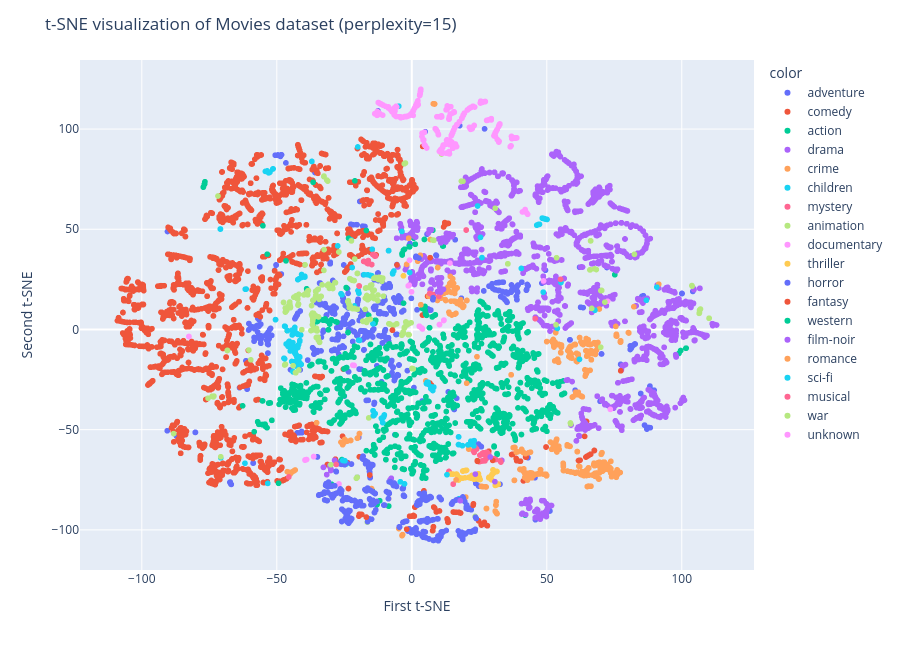

The code cell stored with this chart in its notebook:
### Code cell
genre_labels = movies['genres'].apply(lambda x: x[0] if len(x) > 0 else 'unknown').values

fig = px.scatter(x=features_tsne[:, 0], y=features_tsne[:, 1], color=genre_labels, width=900, height=650)
fig.update_layout(
    title='t-SNE visualization of Movies dataset (perplexity=15)',
    xaxis_title='First t-SNE',
    yaxis_title='Second t-SNE',
)
fig.show()

### Figure 1 — Plotly figure (JSON) as saved in the notebook; plotly's stock layout.template omitted (floating-point values rounded to 4 significant figures; data arrays with more than 128 entries replaced by an {"elided": "..."} marker saying what was removed)
{"data": [{"hovertemplate": "color=adventure<br>x=%{x}<br>y=%{y}<extra></extra>", "legendgroup": "adventure", "marker": {"color": "#636efa", "symbol": "circle"}, "mode": "markers", "name": "adventure", "showlegend": true, "type": "scattergl", "x": {"elided": "652 float values"}, "xaxis": "x", "y": {"elided": "652 float values"}, "yaxis": "y"}, {"hovertemplate": "color=comedy<br>x=%{x}<br>y=%{y}<extra></extra>", "legendgroup": "comedy", "marker": {"color": "#EF553B", "symbol": "circle"}, "mode": "markers", "name": "comedy", "showlegend": true, "type": "scattergl", "x": {"elided": "2776 float values"}, "xaxis": "x", "y": {"elided": "2776 float values"}, "yaxis": "y"}, {"hovertemplate": "color=action<br>x=%{x}<br>y=%{y}<extra></extra>", "legendgroup": "action", "marker": {"color": "#00cc96", "symbol": "circle"}, "mode": "markers", "name": "action", "showlegend": true, "type": "scattergl", "x": {"elided": "1828 float values"}, "xaxis": "x", "y": {"elided": "1828 float values"}, "yaxis": "y"}, {"hovertemplate": "color=drama<br>x=%{x}<br>y=%{y}<extra></extra>", "legendgroup": "drama", "marker": {"color": "#ab63fa", "symbol": "circle"}, "mode": "markers", "name": "drama", "showlegend": true, "type": "scattergl", "x": {"elided": "2218 float values"}, "xaxis": "x", "y": {"elided": "2218 float values"}, "yaxis": "y"}, {"hovertemplate": "color=crime<br>x=%{x}<br>y=%{y}<extra></extra>", "legendgroup": "crime", "marker": {"color": "#FFA15A", "symbol": "circle"}, "mode": "markers", "name": "crime", "showlegend": true, "type": "scattergl", "x": {"elided": "534 float values"}, "xaxis": "x", "y": {"elided": "534 float values"}, "yaxis": "y"}, {"hovertemplate": "color=children<br>x=%{x}<br>y=%{y}<extra></extra>", "legendgroup": "children", "marker": {"color": "#19d3f3", "symbol": "circle"}, "mode": "markers", "name": "children", "showlegend": true, "type": "scattergl", "x": {"elided": "197 float values"}, "xaxis": "x", "y": {"elided": "197 float values"}, "yaxis": "y"}, {"hovertemplate": "color=mystery<br>x=%{x}<br>y=%{y}<extra></extra>", "legendgroup": "mystery", "marker": {"color": "#FF6692", "symbol": "circle"}, "mode": "markers", "name": "mystery", "showlegend": true, "type": "scattergl", "x": [24.02, 28.01, 23.11, 27.86, 27.86, 27.97, 7.691, 6.681, 26.41, 6.624, 7.872, 26.72, 32.76, 28.45, 27.75, 30.61, 27.18, 27.83, 30.32, 15.34, 30.91, 26.52, 15.34, 22.82, 32.78, 30.51, 25.86, 33.0, 27.4, 26.44, 27.09, 10.03, 25.58, 10.06, 27.68, 31.1, 23.93, 26.24, 26.58, 23.35, 24.98, 26.13, 13.95, 13.76, 55.09, -14.34, 25.27, 25.21], "xaxis": "x", "y": [-59.7, -61.6, -61.34, -62.88, -62.88, -61.53, 17.08, 17.94, -65.4, 17.93, 17.23, -65.52, -65.55, -62.31, -64.25, -64.66, -64.87, -61.34, -65.02, -77.16, -64.81, -65.61, -77.17, -60.59, -65.6, -64.48, -65.65, -66.16, -64.66, -62.27, -65.57, 16.54, -65.81, 16.47, -61.29, -64.89, -59.53, -61.85, -61.51, -58.64, -65.98, -61.83, -71.25, -70.84, 25.0, -43.11, -62.68, -62.76], "yaxis": "y"}, {"hovertemplate": "color=animation<br>x=%{x}<br>y=%{y}<extra></extra>", "legendgroup": "animation", "marker": {"color": "#B6E880", "symbol": "circle"}, "mode": "markers", "name": "animation", "showlegend": true, "type": "scattergl", "x": {"elided": "297 float values"}, "xaxis": "x", "y": {"elided": "297 float values"}, "yaxis": "y"}, {"hovertemplate": "color=documentary<br>x=%{x}<br>y=%{y}<extra></extra>", "legendgroup": "documentary", "marker": {"color": "#FF97FF", "symbol": "circle"}, "mode": "markers", "name": "documentary", "showlegend": true, "type": "scattergl", "x": {"elided": "385 float values"}, "xaxis": "x", "y": {"elided": "385 float values"}, "yaxis": "y"}, {"hovertemplate": "color=thriller<br>x=%{x}<br>y=%{y}<extra></extra>", "legendgroup": "thriller", "marker": {"color": "#FECB52", "symbol": "circle"}, "mode": "markers", "name": "thriller", "showlegend": true, "type": "scattergl", "x": [22.7, 22.58, 19.69, 28.6, 24.75, 29.15, 23.85, 22.28, 25.01, 17.31, 28.5, 28.92, 24.89, 18.07, 24.93, 29.68, 30.29, 30.08, 30.5, 31.56, -3.085, -3.089, 29.25, 24.84, 30.1, 31.19, 22.35, 30.02, 25.01, 24.65, 30.33, 17.33, 21.97, 31.23, 21.67, 18.86, 29.32, 22.66, 29.4, 17.33, 24.54, 23.04, 21.94, 21.07, 17.91, 23.03, 24.51, 17.85, 29.81, 29.61, 24.68, 24.51, 21.86, 25.3, 23.17, 22.96, 16.83, 31.26, 16.65, 31.26, 32.01, 20.02, 31.28, 15.22, 15.22, 19.99, 15.21, 15.21, 15.2, 31.53, 16.56, 18.91, 30.91, 19.22, 15.22, 20.28, 31.3, 32.05, 14.38, 32.05, 18.91, 16.54, 19.93], "xaxis": "x", "y": [-72.98, -72.99, -74.02, -73.72, -73.3, -74.02, -72.68, -72.82, -73.8, -74.85, -74.01, -73.66, -73.93, -74.21, -74.13, -72.4, -70.95, -70.07, -70.66, -70.85, 26.78, 26.79, -74.58, -74.28, -70.05, -70.98, -73.76, -71.78, -74.31, -72.36, -71.56, -74.71, -73.81, -70.96, -73.77, -74.18, -74.75, -74.11, -73.11, -75.13, -72.12, -74.44, -73.92, -73.86, -74.07, -74.53, -74.66, -74.0, -72.35, -75.04, -71.99, -74.66, -74.17, -74.89, -74.69, -74.69, -72.61, -77.57, -72.34, -77.57, -77.15, -70.38, -77.59, -72.2, -72.2, -70.36, -72.19, -72.19, -72.18, -77.46, -72.2, -70.66, -77.81, -70.55, -72.2, -70.26, -77.61, -77.19, -72.12, -77.19, -70.65, -72.16, -70.34], "yaxis": "y"}, {"hovertemplate": "color=horror<br>x=%{x}<br>y=%{y}<extra></extra>", "legendgroup": "horror", "marker": {"color": "#636efa", "symbol": "circle"}, "mode": "markers", "name": "horror", "showlegend": true, "type": "scattergl", "x": {"elided": "468 float values"}, "xaxis": "x", "y": {"elided": "468 float values"}, "yaxis": "y"}, {"hovertemplate": "color=fantasy<br>x=%{x}<br>y=%{y}<extra></extra>", "legendgroup": "fantasy", "marker": {"color": "#EF553B", "symbol": "circle"}, "mode": "markers", "name": "fantasy", "showlegend": true, "type": "scattergl", "x": [-16.84, -18.92, 6.673, 9.104, 9.246, -16.86, 22.72, 9.449, -48.77, 29.97, -19.41, -23.46, 8.313, 9.239, 7.263, -23.45, -13.19, 6.793, 4.406, 8.122, 8.44, -25.37, -19.21, 64.03, 3.96, 7.79, 24.26, -5.478, -18.54, -13.56, -1.899, 77.39, 22.83, 22.74, -19.61, 7.732, 7.687, -7.169, 24.3, -7.185, -25.65, -15.55], "xaxis": "x", "y": [-93.64, -92.36, -26.74, -91.07, -90.81, -93.62, -87.55, -90.68, -64.98, -65.33, -92.14, -79.36, -88.86, -90.82, -27.73, -79.37, 37.19, 35.82, 7.417, -88.6, -89.01, -19.79, -92.5, -53.35, 7.162, -100.4, -65.47, 32.19, -92.31, 45.46, -99.66, -20.63, -87.0, -87.71, -93.17, -100.4, -100.4, -0.3087, -65.8, -0.3556, -53.29, -72.63], "yaxis": "y"}, {"hovertemplate": "color=western<br>x=%{x}<br>y=%{y}<extra></extra>", "legendgroup": "western", "marker": {"color": "#00cc96", "symbol": "circle"}, "mode": "markers", "name": "western", "showlegend": true, "type": "scattergl", "x": [-25.0, -25.01, -25.11, 5.477, 3.881, 5.17, 5.128, 5.122, 3.831, 4.897, 4.021, 3.862, 4.472, 5.369, 5.106, 4.96, 6.586, 5.236, -24.45, 4.904, 6.554, 6.528, -24.13], "xaxis": "x", "y": [-19.58, -19.56, -19.71, 7.037, 10.56, 7.581, 7.707, 7.594, 10.52, 9.269, 10.68, 10.55, 11.09, 7.272, 8.049, 9.442, 0.8776, 7.685, -19.18, 11.47, 0.8449, 0.8339, -19.01], "yaxis": "y"}, {"hovertemplate": "color=film-noir<br>x=%{x}<br>y=%{y}<extra></extra>", "legendgroup": "film-noir", "marker": {"color": "#ab63fa", "symbol": "circle"}, "mode": "markers", "name": "film-noir", "showlegend": true, "type": "scattergl", "x": [23.54, 10.75, 10.37, 9.534, 11.66, 9.536, 17.95, 11.72, 29.06, 11.71, 10.39, 30.79], "xaxis": "x", "y": [-72.19, 18.63, 21.03, 18.87, 20.0, 18.89, -85.46, 20.05, -63.64, 20.04, 21.82, -75.96], "yaxis": "y"}, {"hovertemplate": "color=romance<br>x=%{x}<br>y=%{y}<extra></extra>", "legendgroup": "romance", "marker": {"color": "#FFA15A", "symbol": "circle"}, "mode": "markers", "name": "romance", "showlegend": true, "type": "scattergl", "x": [-25.15, 6.855, -22.64, -25.61, -22.64, -22.63, -23.92, -25.15, -45.07, 25.79, -25.11, -25.24, -22.64, -43.67, 3.352, -44.24, -26.24, -43.2, 16.4, -20.18, 25.86, -45.0, 3.354, 27.54, -19.39, 27.35, -24.61, -8.602, -20.05, -19.39, -23.92, -25.23, 21.08, 26.42, 21.06, -24.87, -45.45, -45.43], "xaxis": "x", "y": [-56.41, 44.89, -55.38, -57.52, -55.38, -55.38, -55.71, -56.39, -72.2, -78.31, -56.3, -56.38, -55.38, -70.54, 12.3, -71.04, -56.22, -70.12, -75.07, -54.29, -78.33, -71.76, 12.34, -78.57, -51.96, -78.55, -55.43, 39.4, -54.18, -51.97, -55.71, -56.11, -59.67, -78.46, -59.66, -54.87, -71.4, -71.3], "yaxis": "y"}, {"hovertemplate": "color=sci-fi<br>x=%{x}<br>y=%{y}<extra></extra>", "legendgroup": "sci-fi", "marker": {"color": "#19d3f3", "symbol": "circle"}, "mode": "markers", "name": "sci-fi", "showlegend": true, "type": "scattergl", "x": [18.69, 18.77, 5.468, -13.98, -4.256, -25.52, -11.16, -10.23, 21.89, 17.44, -13.56, -8.58, -8.593, -2.718, 17.34, -8.584, 17.33, 5.972, -25.49, -4.247, 5.447, 5.689, -10.8, -25.54, 21.93, -14.22, 17.3, -11.08, 6.166, -10.3, 7.119, 7.321, 22.64, 20.77, 7.074, 13.02, 22.47, 22.97, -2.708, -10.46, 7.774, 7.081, 23.06, 20.9, -11.19, 21.84, -10.73, 22.21, -24.77, 8.152, 7.321, -13.72, -10.16, 23.09, 7.386, 17.34, -11.26, 23.01, 7.272, 21.85, 21.85], "xaxis": "x", "y": [-57.96, -57.97, -26.91, -42.9, -76.03, -65.33, -44.28, -42.83, -55.74, -57.48, -42.01, 39.27, 39.31, -77.05, -53.62, 39.29, -53.6, -26.31, -65.34, -76.01, -27.06, -26.28, -46.4, -65.32, -56.35, -43.03, -57.44, -44.75, -27.44, -43.1, -28.56, -28.9, -55.72, -57.59, -29.46, -72.47, -56.3, -58.07, -77.05, -43.78, -30.47, -29.61, -55.5, -57.56, -44.29, -56.97, -46.57, -56.83, -65.54, -28.76, -28.9, -42.22, -42.65, -55.49, -29.44, -57.45, -44.3, -55.65, -29.55, -57.14, -57.15], "yaxis": "y"}, {"hovertemplate": "color=musical<br>x=%{x}<br>y=%{y}<extra></extra>", "legendgroup": "musical", "marker": {"color": "#FF6692", "symbol": "circle"}, "mode": "markers", "name": "musical", "showlegend": true, "type": "scattergl", "x": [-13.67, -16.23, -16.29, -16.59, -13.65, -17.83, -19.48, -13.4, -16.09, -28.01, -16.08, 20.15, -14.84, -14.84, 45.69, -16.22, -45.55, -16.6, -14.46, -17.65, -13.77, -19.49, 20.15], "xaxis": "x", "y": [36.79, 34.26, 32.88, 33.1, 37.01, 33.96, 21.68, 36.65, 34.4, -67.35, 32.8, 49.61, 32.4, 32.39, 5.413, 32.92, -73.61, 33.42, 37.4, 33.94, 36.62, 21.62, 49.61], "yaxis": "y"}, {"hovertemplate": "color=war<br>x=%{x}<br>y=%{y}<extra></extra>", "legendgroup": "war", "marker": {"color": "#B6E880", "symbol": "circle"}, "mode": "markers", "name": "war", "showlegend": true, "type": "scattergl", "x": [8.14, 8.16, 7.787, 71.52], "xaxis": "x", "y": [44.49, 44.49, 44.63, 13.62], "yaxis": "y"}, {"hovertemplate": "color=unknown<br>x=%{x}<br>y=%{y}<extra></extra>", "legendgroup": "unknown", "marker": {"color": "#FF97FF", "symbol": "circle"}, "mode": "markers", "name": "unknown", "showlegend": true, "type": "scattergl", "x": [-0.1095, -36.34, 3.802, -36.34, -82.56, -21.83, -21.82, 3.964, 3.624, 11.91, -21.37, -0.1119, 2.881, 3.622, -82.53, -21.82, 2.77, 2.881, 10.27, 11.83, 11.88, -21.81, 2.883, 10.25, -21.37], "xaxis": "x", "y": [18.76, -63.43, 0.5039, -63.43, -3.506, -17.83, -17.83, 0.2502, 0.729, 4.668, -17.94, 18.73, 1.491, 0.7284, -3.52, -17.83, 1.599, 1.491, 2.467, 4.472, 4.598, -17.83, 1.49, 2.444, -17.94], "yaxis": "y"}], "layout": {"height": 650, "legend": {"title": {"text": "color"}, "tracegroupgap": 0}, "margin": {"t": 60}, "title": {"text": "t-SNE visualization of Movies dataset (perplexity=15)"}, "width": 900, "xaxis": {"anchor": "y", "domain": [0, 1], "title": {"text": "First t-SNE"}}, "yaxis": {"anchor": "x", "domain": [0, 1], "title": {"text": "Second t-SNE"}}}}
